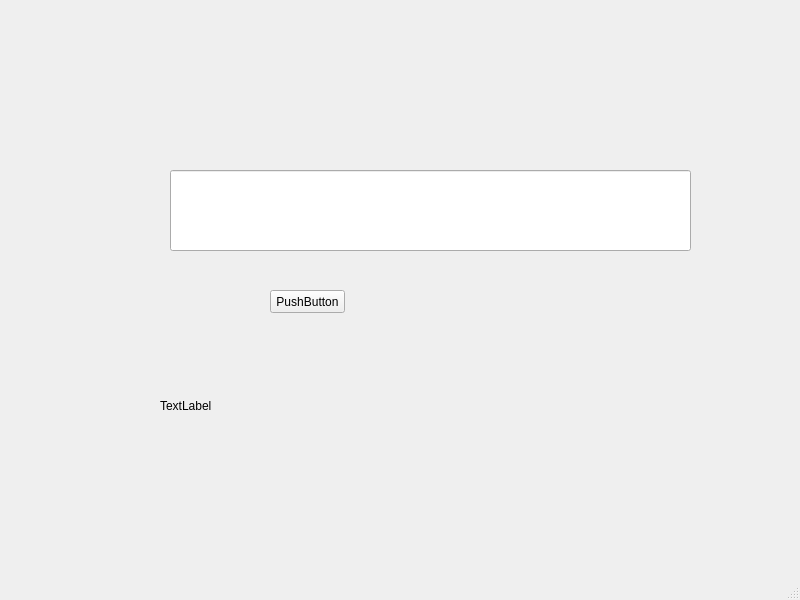
<?xml version="1.0" encoding="UTF-8"?>
<ui version="4.0">
 <class>MainWindow</class>
 <widget class="QMainWindow" name="MainWindow">
  <property name="geometry">
   <rect>
    <x>0</x>
    <y>0</y>
    <width>800</width>
    <height>600</height>
   </rect>
  </property>
  <property name="windowTitle">
   <string>MainWindow</string>
  </property>
  <widget class="QWidget" name="centralwidget">
   <widget class="QPushButton" name="B1">
    <property name="geometry">
     <rect>
      <x>270</x>
      <y>290</y>
      <width>75</width>
      <height>23</height>
     </rect>
    </property>
    <property name="text">
     <string>PushButton</string>
    </property>
   </widget>
   <widget class="QLineEdit" name="L1">
    <property name="geometry">
     <rect>
      <x>170</x>
      <y>170</y>
      <width>521</width>
      <height>81</height>
     </rect>
    </property>
   </widget>
   <widget class="QLabel" name="lbl1">
    <property name="geometry">
     <rect>
      <x>160</x>
      <y>360</y>
      <width>501</width>
      <height>91</height>
     </rect>
    </property>
    <property name="text">
     <string>TextLabel</string>
    </property>
   </widget>
  </widget>
  <widget class="QMenuBar" name="menubar">
   <property name="geometry">
    <rect>
     <x>0</x>
     <y>0</y>
     <width>800</width>
     <height>21</height>
    </rect>
   </property>
  </widget>
  <widget class="QStatusBar" name="statusbar"/>
 </widget>
 <resources/>
 <connections/>
</ui>
